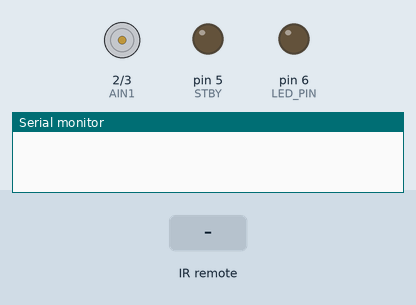
Simulated run of this sketch. Board: Arduino Uno, built with avr-gcc and run on an emulated ATmega328P. On the bench: motor-driver pin pairs drawn as motors (green arrow = first pin HIGH = forward, orange = second pin HIGH = backward, longer = more drive, scaled by the enable pin, stopped while the standby pin is LOW), output pins drawn as LEDs (lit = HIGH), the last lines printed to the serial monitor. The inputs (shaded band) are chosen by the test bench.

Above: at 1.2 s.
1.3 s: infrared code 0xF5E60C23 received
At 1.8 s:
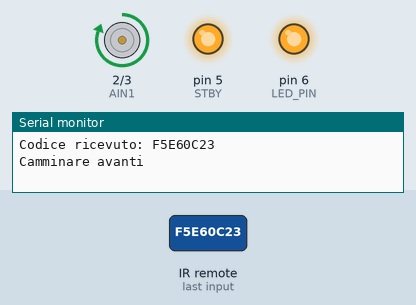
4.3 s: infrared code 0x3021E99 received
At 5.3 s:
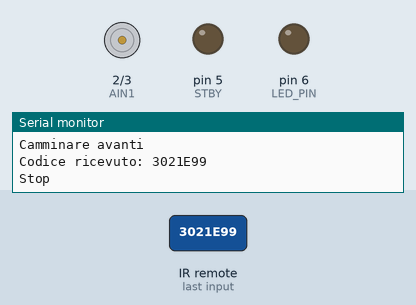
Timing chart, 0 to 7.3 s (numbered marks = the images above; inputs shaded):
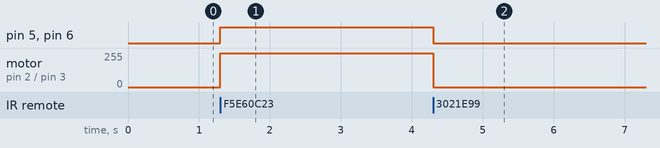

The sketch:

IRrecv-TB6612FNG.ino
```cpp
#include <IRremote.h>

const int RECV_PIN = 11;  // Pin a cui è collegato il ricevitore IR
IRrecv irrecv(RECV_PIN);
decode_results results;

// Codici IR
unsigned long CODE_FORWARD = 0xF5E60C23;  // Camminare avanti
unsigned long CODE_SOUND = 0x1DE889B0;    // Emettere suono
unsigned long CODE_STOP = 0x3021E99;      // Stop

// Pin per il TB6612FNG
const int AIN1 = 2;  // Pin per AIN1
const int AIN2 = 3;  // Pin per AIN2
const int PWMA = 4;  // Pin PWM per il controllo della velocità
const int STBY = 5;  // Pin per attivare/disattivare il motore (standby)

// Pin per il LED
const int LED_PIN = 6;  // Pin del LED

void setup() {
  Serial.begin(9600);  // Inizializza la comunicazione seriale
  irrecv.enableIRIn(); // Abilita il ricevitore IR

  // Imposta i pin del motor driver e del LED come uscite
  pinMode(AIN1, OUTPUT);
  pinMode(AIN2, OUTPUT);
  pinMode(PWMA, OUTPUT);
  pinMode(STBY, OUTPUT);
  pinMode(LED_PIN, OUTPUT);  // Imposta il pin del LED come uscita

  // All'inizio, assicuriamoci che il motore sia fermo e il LED sia spento
  digitalWrite(AIN1, LOW);
  digitalWrite(AIN2, LOW);
  digitalWrite(STBY, LOW);  // Standby attivo
  digitalWrite(LED_PIN, LOW);  // Spegni il LED all'inizio
}

void loop() {
  if (irrecv.decode(&results)) {
    unsigned long receivedCode = results.value;

    // Stampa il codice ricevuto per il debug
    Serial.print("Codice ricevuto: ");
    Serial.println(receivedCode, HEX);

    // Esegui l'azione corrispondente al codice ricevuto
    if (receivedCode == CODE_FORWARD) {
      Serial.println("Camminare avanti");
      digitalWrite(AIN1, HIGH);  // Attiva AIN1 per la direzione avanti
      digitalWrite(AIN2, LOW);   // Disattiva AIN2
      digitalWrite(STBY, HIGH);  // Esci dalla modalità standby per far funzionare il motore
      analogWrite(PWMA, 255);    // Imposta la velocità massima
      digitalWrite(LED_PIN, HIGH); // Accendi il LED quando la locomotiva cammina
    }
    else if (receivedCode == CODE_SOUND) {
      Serial.println("Emettere suono");
      // Aggiungi qui il suono o altra azione
    }
    else if (receivedCode == CODE_STOP) {
      Serial.println("Stop");
      digitalWrite(AIN1, LOW);   // Disattiva AIN1
      digitalWrite(AIN2, LOW);   // Disattiva AIN2
      analogWrite(PWMA, 0);      // Imposta la velocità del motore a 0
      digitalWrite(STBY, LOW);   // Riattiva la modalità standby per fermare il motore
      digitalWrite(LED_PIN, LOW); // Spegni il LED quando la locomotiva si ferma
    }

    // Riprendi la ricezione del prossimo segnale
    irrecv.resume();
  }
}
```

Measured:
- after the input at 1.3 s, pin 5 (STBY), pin 6 (LED_PIN): LOW → HIGH at once; motor on pin 2 (AIN1) / pin 3 (AIN2): stopped → forward 255/255 at once
- after the input at 4.3 s, pin 5 (STBY), pin 6 (LED_PIN): HIGH → LOW at once; motor on pin 2 (AIN1) / pin 3 (AIN2): forward 255/255 → stopped at once
